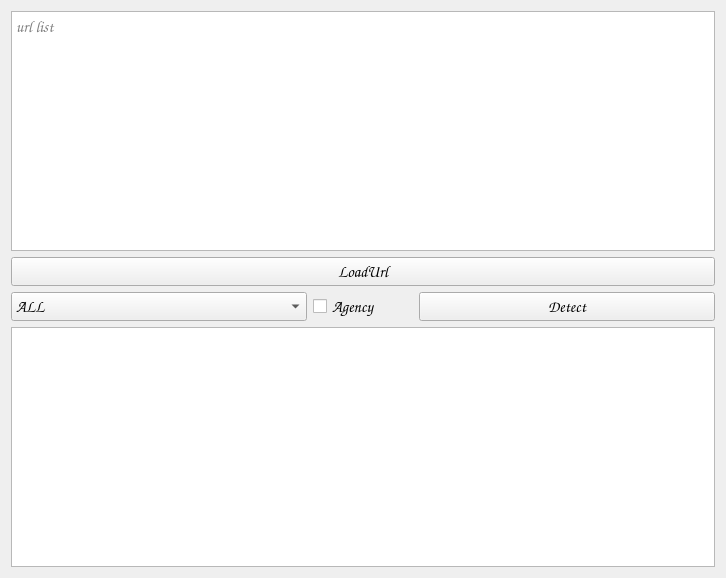
<?xml version="1.0" encoding="UTF-8"?>
<ui version="4.0">
 <class>Form</class>
 <widget class="QWidget" name="Form">
  <property name="geometry">
   <rect>
    <x>0</x>
    <y>0</y>
    <width>726</width>
    <height>578</height>
   </rect>
  </property>
  <property name="font">
   <font>
    <family>Comic Sans MS</family>
    <pointsize>12</pointsize>
   </font>
  </property>
  <property name="windowTitle">
   <string>VulDetect</string>
  </property>
  <layout class="QVBoxLayout" name="verticalLayout">
   <item>
    <widget class="QPlainTextEdit" name="urlPlainTextEdit">
     <property name="placeholderText">
      <string>url list</string>
     </property>
    </widget>
   </item>
   <item>
    <widget class="QPushButton" name="loadUrlPushButton">
     <property name="text">
      <string>LoadUrl</string>
     </property>
    </widget>
   </item>
   <item>
    <layout class="QHBoxLayout" name="horizontalLayout">
     <item>
      <widget class="QComboBox" name="comboBox">
       <item>
        <property name="text">
         <string>ALL</string>
        </property>
       </item>
       <item>
        <property name="text">
         <string>JeeSpringCloud_2023</string>
        </property>
       </item>
       <item>
        <property name="text">
         <string>CVE_2022_22978</string>
        </property>
       </item>
       <item>
        <property name="text">
         <string>CVE_2022_22947</string>
        </property>
       </item>
       <item>
        <property name="text">
         <string>CVE_2022_22963</string>
        </property>
       </item>
       <item>
        <property name="text">
         <string>CVE_2022_22965</string>
        </property>
       </item>
       <item>
        <property name="text">
         <string>CVE_2021_21234</string>
        </property>
       </item>
       <item>
        <property name="text">
         <string>SnakeYAML_2021_rce</string>
        </property>
       </item>
       <item>
        <property name="text">
         <string>Eureka_Xstream_2021_rce</string>
        </property>
       </item>
       <item>
        <property name="text">
         <string>Jolokia_2020_rce</string>
        </property>
       </item>
       <item>
        <property name="text">
         <string>CVE_2018_1273</string>
        </property>
       </item>
      </widget>
     </item>
     <item>
      <widget class="QCheckBox" name="agencyCheckBox">
       <property name="maximumSize">
        <size>
         <width>100</width>
         <height>16777215</height>
        </size>
       </property>
       <property name="text">
        <string>Agency</string>
       </property>
      </widget>
     </item>
     <item>
      <widget class="QPushButton" name="detectPushButton">
       <property name="text">
        <string>Detect</string>
       </property>
      </widget>
     </item>
    </layout>
   </item>
   <item>
    <layout class="QGridLayout" name="gridLayout"/>
   </item>
   <item>
    <widget class="QPlainTextEdit" name="logPlainTextEdit"/>
   </item>
  </layout>
 </widget>
 <resources/>
 <connections/>
</ui>
